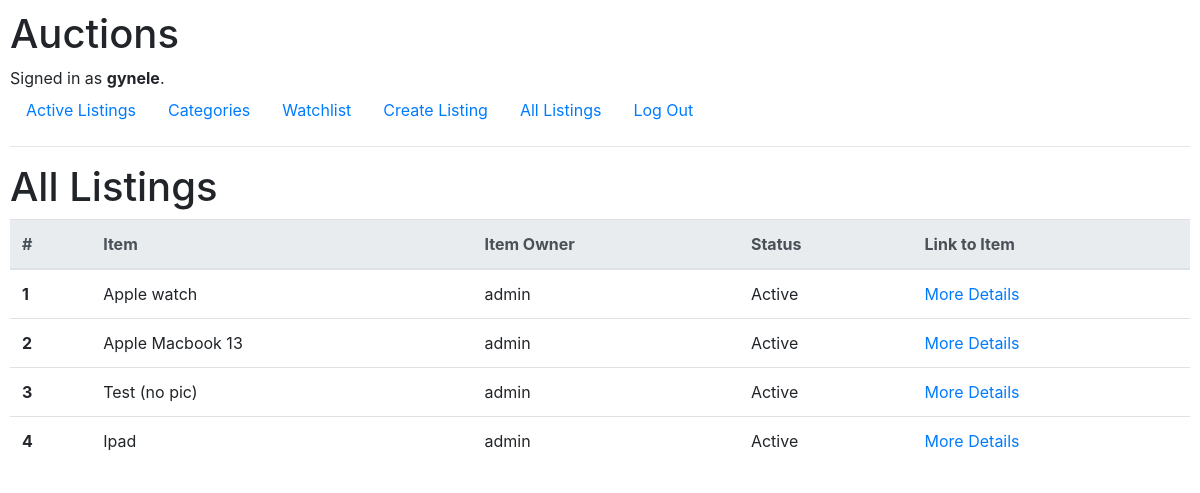
Page /view_all_listings (signed in) on the committed database.
### auctions/models.py (models this page shows, shortened)
class User(AbstractUser):
    def __str__(self):
        return f"{self.username}"

class Auction(models.Model):
    item_name = models.CharField(max_length=64)
    item_category = models.ForeignKey(Category, on_delete=models.PROTECT, db_column="category")
    item_owner = models.ForeignKey(User, on_delete=models.CASCADE)
    item_image_url = models.URLField(max_length=256)
    item_starting_bid = models.DecimalField(max_digits=9, decimal_places=2)
    item_description = models.CharField(max_length=255)
    item_is_active = models.BooleanField(default=True)
    users_watching = models.ManyToManyField(User, blank=True, related_name='watching') # Call by (User obj).watching.all()

### auctions/views.py (the view)
# urls.py: path("view_all_listings", views.view_all_listings, name="view_all_listings"),
def view_all_listings(request):
    if request.method =='GET':
        items = Auction.objects.all()
        return render(request, "auctions/all_listings.html", {
            "listings": items
        })

### auctions/templates/auctions/all_listings.html
{% extends "auctions/layout.html" %}
{% block body %}
    <h1>All Listings</h1>
      <table class="table">
        <thead class="thead-light">
          <tr>
            <th scope="col">#</th>
            <th scope="col">Item</th>
            <th scope="col">Item Owner</th>
            <th scope="col">Status</th>
            <th scope="col">Link to Item </th>
          </tr>
        </thead>
        <tbody>
            {% for listing in listings %}
            <tr>
                <th scope="row">{{ forloop.counter }}</th>
                <td>{{ listing.item_name }}</td>
                <td>{{ listing.item_owner }}</td>
                {% if listing.item_is_active %}
                    <td>Active</td>
                {% else %}
                    <td>Closed</td>
                {% endif %}
                <td><a href="{% url 'show_listing' listing.id %}">More Details</a></td>
              </tr>
            {% empty %}
            There are no listing records available.
            {% endfor %}
{% endblock %}

### auctions/templates/auctions/layout.html (shortened to what this page needs)
{% load static %}
<!DOCTYPE html>
<html lang="en">
    <head>
        <link rel="stylesheet" href="https://stackpath.bootstrapcdn.com/bootstrap/4.4.1/css/bootstrap.min.css">
        <link href="{% static 'auctions/styles.css' %}" rel="stylesheet">
    </head>
    <body>
        <h1>Auctions</h1>
        <div>
            {% if user.is_authenticated %}
                Signed in as <strong>{{ user.username }}</strong>.
            {% else %}
                Not signed in.
            {% endif %}
        </div>
        <ul class="nav">
            <li class="nav-item">
                <a class="nav-link" href="{% url 'index' %}">Active Listings</a>
            </li>
            {% if user.is_authenticated %}
				<li class="nav-item">
					<a class="nav-link" href="">Categories</a>
				</li>
				<li class="nav-item">
					<a class="nav-link" href="{% url 'view_watchlist' %}">Watchlist</a>
				</li>
				<li class="nav-item">
					<a class="nav-link" href="{% url 'create_listing' %}">Create Listing</a>
				</li>
                <li class="nav-item">
					<a class="nav-link" href="{% url 'view_all_listings' %}">All Listings</a>
				</li>
                <li class="nav-item">
                    <a class="nav-link" href="{% url 'logout' %}">Log Out</a>
                </li>
            {% endif %}
        </ul>
        <hr>
        {% block body %}
        {% endblock %}
    </body>
</html>

### auctions/static/auctions/styles.css (style rules this page uses)
body { padding: 10px; }

### rows in the picture
User: username "gynele"
Auction: item_name "Apple watch", item_owner "admin", item_is_active "Active"
Auction: item_name "Apple Macbook 13", item_owner "admin", item_is_active "Active"
Auction: item_name "Test (no pic)", item_owner "admin", item_is_active "Active"
Auction: item_name "Ipad", item_owner "admin", item_is_active "Active"
